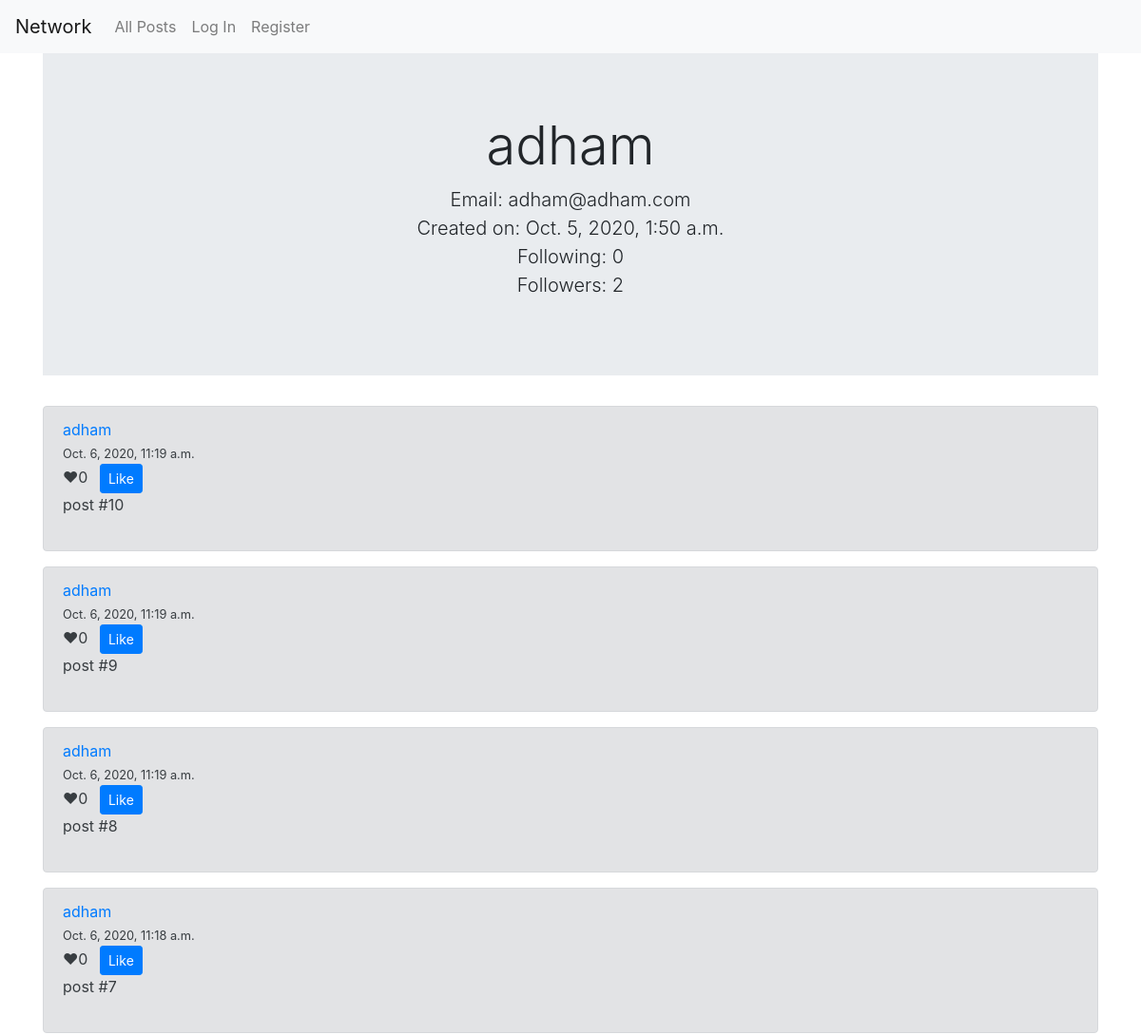
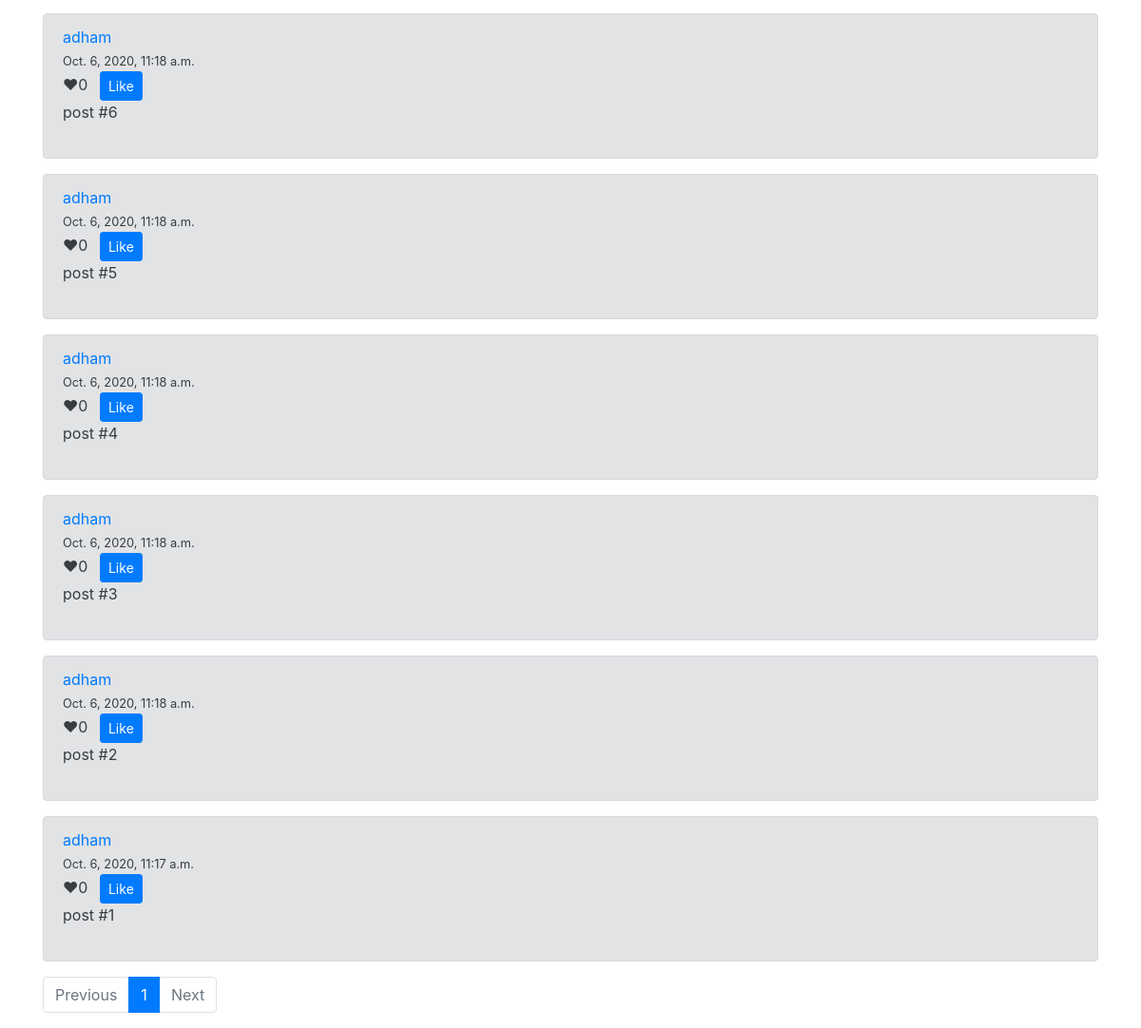
The app's page /profile/adham with its own data (2 pictures, top to bottom).
### network/models.py (models this page shows, shortened)
class User(AbstractUser):
    def __str__(self):
        return f"{self.username}"

class Post(models.Model):
    text = models.TextField()
    date = models.DateTimeField(default=datetime.now)
    user = models.ForeignKey(User, related_name="posts", on_delete=models.CASCADE)
    likes = models.ManyToManyField(User, blank=True, related_name="likes")

### network/views.py (the view)
# urls.py: path("profile/<str:username>", views.profile, name="profile"),
def profile(request, username):
    try:
        user = User.objects.get(username=username)
    except:
        messages.warning(request, "User doesn't exist.")
        return HttpResponseRedirect(reverse("index"))
    posts = Post.objects.filter(user=user).order_by("-date")
    num = request.GET.get("page", 1)
    posts_paginator = paginate(posts, num)
    if request.user.is_authenticated:
        logged_user_follows_this_profile = bool(user.followers.filter(user=request.user))
    else:
        logged_user_follows_this_profile = False
    return render(request, "network/profile.html",
                    {"profile_user": user,
                    "followers": user.followers.count(),
                    "following": user.following.count(),
                    "logged_user_follows_this_profile": logged_user_follows_this_profile,
                    "paginator": posts_paginator["paginator"],
                    "page_obj": posts_paginator["page_obj"],
                    "posts": posts_paginator["posts"]})

### network/utils.py (called while the page is built)
def paginate(posts, page_number=1):
    paginator = Paginator(posts, 10)
    page_obj = paginator.get_page(page_number)
    return {"paginator": paginator, "page_obj": page_obj, "posts": page_obj.object_list}

### network/templates/network/profile.html (shortened to what this page needs)
{% extends "network/layout.html" %}
{% load static %}
{% block body %}
    <div class="jumbotron jumbotron-fluid text-center">
      <div class="container">
        <h1 class="display-4">{{ profile_user.username }}</h1>
        <p class="lead">Email: {{ profile_user.email }}
        <br>
        Created on: {{ profile_user.date_joined }}
        <br>
        Following: {{ following }}
        <br>
        Followers: <span id="followers_count">{{ followers }}</span>
        </p>
      </div>
    </div>
    {% for post in posts %}
        <div class="alert alert-secondary" role="alert" id="post-{{ post.id }}">
            <a href={% url 'profile' post.user.username %}>{{ post.user }}</a>
            <br>
            <small>{{ post.date }}</small>
            <br>
            &#10084;<span id="post-{{ post.id }}-likes">{{ post.likes.all.count }}</span>
            {% if user in post.likes.all %}
                <button type="submit" class="btn btn-primary btn-sm ml-2 like_unlike_button">Unlike</button>
            {% else %}
                <button type="submit" class="btn btn-primary btn-sm ml-2 like_unlike_button">Like</button>
            {% endif %}
            <div class="post-{{post.id}}-text">
                {{ post.text }}
            </div>
            <br>
        </div>
    {% endfor %}
{% if page_obj %}
    <nav aria-label="Page navigation example">
  <ul class="pagination">
    {% if page_obj.has_previous %}
        <li class="page-item"><a class="page-link" href="?page={{ page_obj.previous_page_number }}">Previous</a></li>
    {% else %}
        <li class="page-item disabled">
            <span class="page-link">Previous</span>
        </li>
    {% endif %}
    {% for num in paginator.page_range %}
        {% if num == page_obj.number %}
            <li class="page-item active"><a class="page-link" href="?page={{ num }}">{{ num }}</a></li>
        {% else %}
            <li class="page-item"><a class="page-link" href="?page={{ num }}">{{ num }}</a></li>
        {% endif %}
    {% endfor %}
    {% if page_obj.has_next %}
        <li class="page-item"><a class="page-link" href="?page={{ page_obj.paginator.num_pages }}">Next</a></li>
    {% else %}
        <li class="page-item disabled">
            <span class="page-link">Next</span>
        </li>
    {% endif %}
  </ul>
    </nav>
{% else %}
    <h1>No posts.</h1>
{% endif %}
{% endblock %}

### records on screen
User: username "adham", email "adham@adham.com", date_joined "Oct. 5, 2020, 1:50 a.m."
Post: user "adham", date "Oct. 6, 2020, 11:19 a.m.", likes.all.count "0", shows "Like", text "post #10"
Post: user "adham", date "Oct. 6, 2020, 11:19 a.m.", likes.all.count "0", shows "Like", text "post #9"
Post: user "adham", date "Oct. 6, 2020, 11:19 a.m.", likes.all.count "0", shows "Like", text "post #8"
Post: user "adham", date "Oct. 6, 2020, 11:18 a.m.", likes.all.count "0", shows "Like", text "post #7"
Post: user "adham", date "Oct. 6, 2020, 11:18 a.m.", likes.all.count "0", shows "Like", text "post #6"
Post: user "adham", date "Oct. 6, 2020, 11:18 a.m.", likes.all.count "0", shows "Like", text "post #5"
Post: user "adham", date "Oct. 6, 2020, 11:18 a.m.", likes.all.count "0", shows "Like", text "post #4"
Post: user "adham", date "Oct. 6, 2020, 11:18 a.m.", likes.all.count "0", shows "Like", text "post #3"
Post: user "adham", date "Oct. 6, 2020, 11:18 a.m.", likes.all.count "0", shows "Like", text "post #2"
Post: user "adham", date "Oct. 6, 2020, 11:17 a.m.", likes.all.count "0", shows "Like", text "post #1"

### other values on screen
{{ following }} "0"
{{ followers }} "2"
{{ num }} "1"
